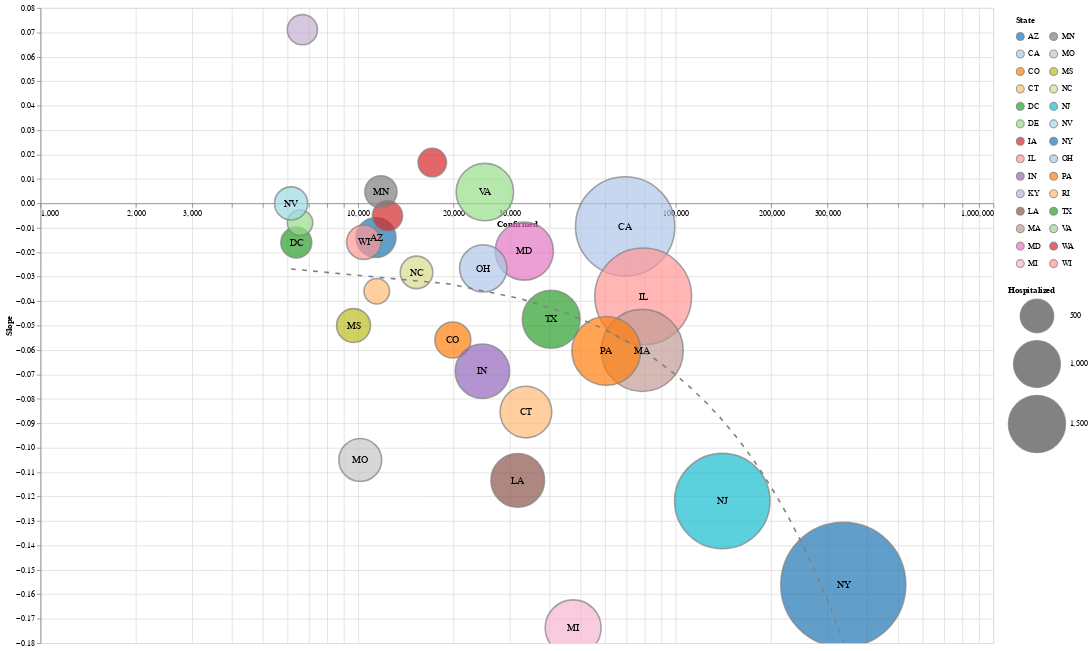

The notebook cell saved with this chart:
### Code cell
dfh = pd.read_csv('https://covidtracking.com/api/v1/states/daily.csv')
dfh.date = pd.to_datetime(dfh.date, format='%Y%m%d')
dfh.date = dfh.date.dt.strftime('%m-%d-%Y')
dfh = dfh.rename({'date': 'Date', 'state':'State', 'hospitalizedCurrently': 'Hospitalized'}, axis=1)
data = state_data('US')
data = data.merge(dfh, on=['Date', 'State'], how='outer')
slope_chart(data, 'State', -554, xscale='log', limit=200, scale=2, value='Hospitalized', window=7, today=days[-1]).properties(
    width=1200,
    height=800
).interactive()

### Figure 1 — Vega-Lite specification as saved in the notebook (floating-point values rounded to 4 significant figures)
{"config": {"view": {"continuousWidth": 400, "continuousHeight": 300}}, "layer": [{"mark": {"type": "point", "filled": true, "stroke": "grey"}, "encoding": {"color": {"type": "nominal", "field": "State", "legend": {"clipHeight": 20, "columns": 2, "padding": 10}, "scale": {"scheme": "category20"}}, "size": {"type": "quantitative", "field": "Hospitalized", "scale": {"domain": [32.0, 1729.0], "range": [200, 6000]}}, "tooltip": [{"type": "nominal", "field": "State"}, {"type": "quantitative", "field": "Confirmed"}, {"type": "quantitative", "field": "Slope"}, {"type": "quantitative", "field": "Hospitalized"}], "x": {"type": "quantitative", "axis": {"offset": -554}, "field": "Confirmed", "scale": {"type": "log"}}, "y": {"type": "quantitative", "field": "Slope"}}, "selection": {"selector020": {"type": "interval", "bind": "scales", "encodings": ["x", "y"]}}}, {"mark": "text", "encoding": {"color": {"value": "black"}, "size": {"value": 12}, "text": {"type": "nominal", "field": "State"}, "tooltip": [{"type": "nominal", "field": "State"}, {"type": "quantitative", "field": "Confirmed"}, {"type": "quantitative", "field": "Slope"}, {"type": "quantitative", "field": "Hospitalized"}], "x": {"type": "quantitative", "axis": {"offset": -554}, "field": "Confirmed", "scale": {"type": "log"}}, "y": {"type": "quantitative", "field": "Slope"}}, "transform": [{"filter": "(datum['Hospitalized'] > 400)"}]}, {"mark": {"type": "line", "strokeDash": [6, 8]}, "encoding": {"color": {"value": "grey"}, "size": {"value": 2}, "tooltip": [{"type": "nominal", "field": "State"}, {"type": "quantitative", "field": "Confirmed"}, {"type": "quantitative", "field": "Slope"}, {"type": "quantitative", "field": "Hospitalized"}], "x": {"type": "quantitative", "axis": {"offset": -554}, "field": "Confirmed", "scale": {"type": "log"}}, "y": {"type": "quantitative", "field": "Slope"}}, "transform": [{"on": "Confirmed", "regression": "Slope", "method": "poly", "order": 1}]}], "data": {"name": "data-04949766fa7e4fa0e8660554ae566dbd"}, "height": 800, "width": 1200, "$schema": "https://vega.github.io/schema/vega-lite/v4.0.2.json", "datasets": {"data-04949766fa7e4fa0e8660554ae566dbd": [{"State": "AZ", "Date": "05-11-2020", "Confirmed": 11380.0, "Deaths": 542.0, "Recovered": 0.0, "Confirmed_New": 264.0, "Deaths_New": 6.0, "Recovered_New": 0.0, "Active": 10840.0, "positive": 11380.0, "negative": 105100.0, "pending": 0.0, "Hospitalized": 717.0, "hospitalizedCumulative": 1537.0, "inIcuCurrently": 297.0, "inIcuCumulative": 0.0, "onVentilatorCurrently": 201.0, "onVentilatorCumulative": 0.0, "recovered": 2852.0, "dataQualityGrade": "A+", "lastUpdateEt": "5/11/2020 00:00", "hash": "afa17a1ea8cc6e6a5c171643105c247148ac1517", "dateChecked": "2020-05-11T20:00:00Z", "death": 542.0, "hospitalized": 1537.0, "total": 116500.0, "totalTestResults": 116500.0, "posNeg": 116500.0, "fips": 4.0, "deathIncrease": 6.0, "hospitalizedIncrease": 9.0, "negativeIncrease": 5826.0, "positiveIncrease": 261.0, "totalTestResultsIncrease": 6087.0, "Slope": -0.01395}, {"State": "CA", "Date": "05-11-2020", "Confirmed": 69330.0, "Deaths": 2779.0, "Recovered": 0.0, "Confirmed_New": 1729.0, "Deaths_New": 63.0, "Recovered_New": 0.0, "Active": 66550.0, "positive": 67940.0, "negative": 924000.0, "pending": 0.0, "Hospitalized": 4549.0, "hospitalizedCumulative": 0.0, "inIcuCurrently": 1329.0, "inIcuCumulative": 0.0, "onVentilatorCurrently": 0.0, "onVentilatorCumulative": 0.0, "recovered": 0.0, "dataQualityGrade": "B", "lastUpdateEt": "5/11/2020 00:00", "hash": "53613cacac307d4a734c079025735a0eec798c35", "dateChecked": "2020-05-11T20:00:00Z", "death": 2770.0, "hospitalized": 0.0, "total": 991900.0, "totalTestResults": 991900.0, "posNeg": 991900.0, "fips": 6.0, "deathIncrease": 25.0, "hospitalizedIncrease": 0.0, "negativeIncrease": 34970.0, "positiveIncrease": 1259.0, "totalTestResultsIncrease": 36230.0, "Slope": -0.009438}, {"State": "CO", "Date": "05-11-2020", "Confirmed": 19880.0, "Deaths": 987.0, "Recovered": 0.0, "Confirmed_New": 176.0, "Deaths_New": 16.0, "Recovered_New": 0.0, "Active": 18890.0, "positive": 19900.0, "negative": 88890.0, "pending": 0.0, "Hospitalized": 573.0, "hospitalizedCumulative": 3689.0, "inIcuCurrently": 0.0, "inIcuCumulative": 0.0, "onVentilatorCurrently": 0.0, "onVentilatorCumulative": 0.0, "recovered": 3076.0, "dataQualityGrade": "B", "lastUpdateEt": "5/10/2020 00:00", "hash": "4228d219947f9f2ce5463646f15dca0f339d5c51", "dateChecked": "2020-05-11T20:00:00Z", "death": 981.0, "hospitalized": 3689.0, "total": 108800.0, "totalTestResults": 108800.0, "posNeg": 108800.0, "fips": 8.0, "deathIncrease": 14.0, "hospitalizedIncrease": 66.0, "negativeIncrease": 7656.0, "positiveIncrease": 524.0, "totalTestResultsIncrease": 8180.0, "Slope": -0.05593}, {"State": "CT", "Date": "05-11-2020", "Confirmed": 33760.0, "Deaths": 3008.0, "Recovered": 0.0, "Confirmed_New": 211.0, "Deaths_New": 41.0, "Recovered_New": 0.0, "Active": 30760.0, "positive": 33760.0, "negative": 98740.0, "pending": 0.0, "Hospitalized": 1212.0, "hospitalizedCumulative": 9389.0, "inIcuCurrently": 0.0, "inIcuCumulative": 0.0, "onVentilatorCurrently": 0.0, "onVentilatorCumulative": 0.0, "recovered": 5413.0, "dataQualityGrade": "B", "lastUpdateEt": "5/11/2020 14:00", "hash": "725f98630b953261d0e361ea3ce240eb58dd87a5", "dateChecked": "2020-05-11T20:00:00Z", "death": 3008.0, "hospitalized": 9389.0, "total": 132500.0, "totalTestResults": 132500.0, "posNeg": 132500.0, "fips": 9.0, "deathIncrease": 41.0, "hospitalizedIncrease": 0.0, "negativeIncrease": 2105.0, "positiveIncrease": 211.0, "totalTestResultsIncrease": 2316.0, "Slope": -0.0854}, {"State": "DC", "Date": "05-11-2020", "Confirmed": 6389.0, "Deaths": 328.0, "Recovered": 0.0, "Confirmed_New": 117.0, "Deaths_New": 5.0, "Recovered_New": 0.0, "Active": 6061.0, "positive": 6389.0, "negative": 23870.0, "pending": 0.0, "Hospitalized": 416.0, "hospitalizedCumulative": 0.0, "inIcuCurrently": 0.0, "inIcuCumulative": 0.0, "onVentilatorCurrently": 82.0, "onVentilatorCumulative": 0.0, "recovered": 881.0, "dataQualityGrade": "A", "lastUpdateEt": "5/10/2020 00:00", "hash": "96823a86d077b838aa718a491d8ad8e667579778", "dateChecked": "2020-05-11T20:00:00Z", "death": 328.0, "hospitalized": 0.0, "total": 30260.0, "totalTestResults": 30260.0, "posNeg": 30260.0, "fips": 11.0, "deathIncrease": 5.0, "hospitalizedIncrease": 0.0, "negativeIncrease": 574.0, "positiveIncrease": 117.0, "totalTestResultsIncrease": 691.0, "Slope": -0.01605}, {"State": "DE", "Date": "05-11-2020", "Confirmed": 6565.0, "Deaths": 225.0, "Recovered": 0.0, "Confirmed_New": 288.0, "Deaths_New": 4.0, "Recovered_New": 0.0, "Active": 6340.0, "positive": 6565.0, "negative": 25360.0, "pending": 0.0, "Hospitalized": 275.0, "hospitalizedCumulative": 0.0, "inIcuCurrently": 0.0, "inIcuCumulative": 0.0, "onVentilatorCurrently": 0.0, "onVentilatorCumulative": 0.0, "recovered": 2619.0, "dataQualityGrade": "B", "lastUpdateEt": "5/10/2020 18:00", "hash": "b495a3c92d603717fcb0e0353a8b46934f687d7a", "dateChecked": "2020-05-11T20:00:00Z", "death": 225.0, "hospitalized": 0.0, "total": 31930.0, "totalTestResults": 31930.0, "posNeg": 31930.0, "fips": 10.0, "deathIncrease": 1.0, "hospitalizedIncrease": 0.0, "negativeIncrease": 771.0, "positiveIncrease": 118.0, "totalTestResultsIncrease": 889.0, "Slope": -0.007951}, {"State": "IA", "Date": "05-11-2020", "Confirmed": 12370.0, "Deaths": 271.0, "Recovered": 0.0, "Confirmed_New": 414.0, "Deaths_New": 6.0, "Recovered_New": 0.0, "Active": 12100.0, "positive": 12370.0, "negative": 65420.0, "pending": 0.0, "Hospitalized": 394.0, "hospitalizedCumulative": 0.0, "inIcuCurrently": 152.0, "inIcuCumulative": 0.0, "onVentilatorCurrently": 107.0, "onVentilatorCumulative": 0.0, "recovered": 5249.0, "dataQualityGrade": "A+", "lastUpdateEt": "5/11/2020 00:00", "hash": "6dc1fea55734472dff46f44afd605f1af78a08de", "dateChecked": "2020-05-11T20:00:00Z", "death": 271.0, "hospitalized": 0.0, "total": 77790.0, "totalTestResults": 77790.0, "posNeg": 77790.0, "fips": 19.0, "deathIncrease": 6.0, "hospitalizedIncrease": 0.0, "negativeIncrease": 3204.0, "positiveIncrease": 414.0, "totalTestResultsIncrease": 3618.0, "Slope": -0.005093}, {"State": "IL", "Date": "05-11-2020", "Confirmed": 79010.0, "Deaths": 3459.0, "Recovered": 0.0, "Confirmed_New": 1266.0, "Deaths_New": 53.0, "Recovered_New": 0.0, "Active": 75550.0, "positive": 79010.0, "negative": 363400.0, "pending": 0.0, "Hospitalized": 4319.0, "hospitalizedCumulative": 0.0, "inIcuCurrently": 1248.0, "inIcuCumulative": 0.0, "onVentilatorCurrently": 730.0, "onVentilatorCumulative": 0.0, "recovered": 0.0, "dataQualityGrade": "A", "lastUpdateEt": "5/11/2020 00:00", "hash": "f44cdbee224288e9756f9c879b4330cf1a40125a", "dateChecked": "2020-05-11T20:00:00Z", "death": 3459.0, "hospitalized": 0.0, "total": 442400.0, "totalTestResults": 442400.0, "posNeg": 442400.0, "fips": 17.0, "deathIncrease": 53.0, "hospitalizedIncrease": 0.0, "negativeIncrease": 11180.0, "positiveIncrease": 1266.0, "totalTestResultsIncrease": 12440.0, "Slope": -0.03808}, {"State": "IN", "Date": "05-11-2020", "Confirmed": 24630.0, "Deaths": 1540.0, "Recovered": 0.0, "Confirmed_New": 501.0, "Deaths_New": 32.0, "Recovered_New": 0.0, "Active": 23090.0, "positive": 24630.0, "negative": 122100.0, "pending": 0.0, "Hospitalized": 1346.0, "hospitalizedCumulative": 4389.0, "inIcuCurrently": 452.0, "inIcuCumulative": 990.0, "onVentilatorCurrently": 213.0, "onVentilatorCumulative": 0.0, "recovered": 0.0, "dataQualityGrade": "A+", "lastUpdateEt": "5/10/2020 23:59", "hash": "a57c95bf26ced24d8dba4841fca0b3ed92f8ddfd", "dateChecked": "2020-05-11T20:00:00Z", "death": 1540.0, "hospitalized": 4389.0, "total": 146700.0, "totalTestResults": 146700.0, "posNeg": 146700.0, "fips": 18.0, "deathIncrease": 32.0, "hospitalizedIncrease": 0.0, "negativeIncrease": 6158.0, "positiveIncrease": 501.0, "totalTestResultsIncrease": 6659.0, "Slope": -0.0687}, {"State": "KY", "Date": "05-11-2020", "Confirmed": 6677.0, "Deaths": 311.0, "Recovered": 0.0, "Confirmed_New": 237.0, "Deaths_New": 7.0, "Recovered_New": 0.0, "Active": 6366.0, "positive": 6440.0, "negative": 80480.0, "pending": 0.0, "Hospitalized": 394.0, "hospitalizedCumulative": 1757.0, "inIcuCurrently": 226.0, "inIcuCumulative": 758.0, "onVentilatorCurrently": 0.0, "onVentilatorCumulative": 0.0, "recovered": 2308.0, "dataQualityGrade": "A", "lastUpdateEt": "5/9/2020 17:00", "hash": "65bd44bbae0cf8f21518a61a2cf25ccc1bd682fc", "dateChecked": "2020-05-11T20:00:00Z", "death": 304.0, "hospitalized": 1757.0, "total": 86920.0, "totalTestResults": 86920.0, "posNeg": 86920.0, "fips": 21.0, "deathIncrease": 0.0, "hospitalizedIncrease": 0.0, "negativeIncrease": 0.0, "positiveIncrease": 0.0, "totalTestResultsIncrease": 0.0, "Slope": 0.07109}, {"State": "LA", "Date": "05-11-2020", "Confirmed": 31820.0, "Deaths": 2308.0, "Recovered": 0.0, "Confirmed_New": 215.0, "Deaths_New": 22.0, "Recovered_New": 0.0, "Active": 29510.0, "positive": 31820.0, "negative": 189000.0, "pending": 0.0, "Hospitalized": 1310.0, "hospitalizedCumulative": 0.0, "inIcuCurrently": 0.0, "inIcuCumulative": 0.0, "onVentilatorCurrently": 157.0, "onVentilatorCumulative": 0.0, "recovered": 22610.0, "dataQualityGrade": "B", "lastUpdateEt": "5/11/2020 13:00", "hash": "882c80ef83db3a2040f72edd1c0b65c14bcf63be", "dateChecked": "2020-05-11T20:00:00Z", "death": 2308.0, "hospitalized": 0.0, "total": 220800.0, "totalTestResults": 220800.0, "posNeg": 220800.0, "fips": 22.0, "deathIncrease": 22.0, "hospitalizedIncrease": 0.0, "negativeIncrease": 4743.0, "positiveIncrease": 215.0, "totalTestResultsIncrease": 4958.0, "Slope": -0.1134}, {"State": "MA", "Date": "05-11-2020", "Confirmed": 78460.0, "Deaths": 5108.0, "Recovered": 0.0, "Confirmed_New": 669.0, "Deaths_New": 129.0, "Recovered_New": 0.0, "Active": 73350.0, "positive": 78460.0, "negative": 316300.0, "pending": 0.0, "Hospitalized": 3102.0, "hospitalizedCumulative": 7732.0, "inIcuCurrently": 813.0, "inIcuCumulative": 0.0, "onVentilatorCurrently": 0.0, "onVentilatorCumulative": 0.0, "recovered": 0.0, "dataQualityGrade": "A", "lastUpdateEt": "5/11/2020 10:00", "hash": "6e951327a5d89abb820241523b201fdd432bb5e9", "dateChecked": "2020-05-11T20:00:00Z", "death": 5108.0, "hospitalized": 7732.0, "total": 394700.0, "totalTestResults": 394700.0, "posNeg": 394700.0, "fips": 25.0, "deathIncrease": 129.0, "hospitalizedIncrease": 115.0, "negativeIncrease": 5670.0, "positiveIncrease": 669.0, "totalTestResultsIncrease": 6339.0, "Slope": -0.06019}, {"State": "MD", "Date": "05-11-2020", "Confirmed": 33370.0, "Deaths": 1683.0, "Recovered": 0.0, "Confirmed_New": 786.0, "Deaths_New": 39.0, "Recovered_New": 0.0, "Active": 31690.0, "positive": 33370.0, "negative": 131400.0, "pending": 0.0, "Hospitalized": 1544.0, "hospitalizedCumulative": 6183.0, "inIcuCurrently": 585.0, "inIcuCumulative": 0.0, "onVentilatorCurrently": 0.0, "onVentilatorCumulative": 0.0, "recovered": 2298.0, "dataQualityGrade": 0, "lastUpdateEt": "5/11/2020 10:00", "hash": "18b34eceb38d5a6ff1b85aebb7018b36d8ef661a", "dateChecked": "2020-05-11T20:00:00Z", "death": 1683.0, "hospitalized": 6183.0, "total": 164800.0, "totalTestResults": 164800.0, "posNeg": 164800.0, "fips": 24.0, "deathIncrease": 39.0, "hospitalizedIncrease": 228.0, "negativeIncrease": 4063.0, "positiveIncrease": 786.0, "totalTestResultsIncrease": 4849.0, "Slope": -0.0195}, {"State": "MI", "Date": "05-11-2020", "Confirmed": 47550.0, "Deaths": 4584.0, "Recovered": 0.0, "Confirmed_New": 370.0, "Deaths_New": 29.0, "Recovered_New": 0.0, "Active": 42970.0, "positive": 47550.0, "negative": 251400.0, "pending": 0.0, "Hospitalized": 1424.0, "hospitalizedCumulative": 0.0, "inIcuCurrently": 685.0, "inIcuCumulative": 0.0, "onVentilatorCurrently": 557.0, "onVentilatorCumulative": 0.0, "recovered": 22690.0, "dataQualityGrade": "A+", "lastUpdateEt": "5/11/2020 11:00", "hash": "a5d0f888a8b221813babc8a27f5015b598c9a9c2", "dateChecked": "2020-05-11T20:00:00Z", "death": 4584.0, "hospitalized": 0.0, "total": 298900.0, "totalTestResults": 298900.0, "posNeg": 298900.0, "fips": 26.0, "deathIncrease": 33.0, "hospitalizedIncrease": 0.0, "negativeIncrease": 12860.0, "positiveIncrease": 414.0, "totalTestResultsIncrease": 13270.0, "Slope": -0.1737}, {"State": "MN", "Date": "05-11-2020", "Confirmed": 11800.0, "Deaths": 591.0, "Recovered": 0.0, "Confirmed_New": 528.0, "Deaths_New": 13.0, "Recovered_New": 0.0, "Active": 11210.0, "positive": 11800.0, "negative": 104000.0, "pending": 0.0, "Hospitalized": 452.0, "hospitalizedCumulative": 1716.0, "inIcuCurrently": 194.0, "inIcuCumulative": 600.0, "onVentilatorCurrently": 0.0, "onVentilatorCumulative": 0.0, "recovered": 7536.0, "dataQualityGrade": "A", "lastUpdateEt": "5/10/2020 17:00", "hash": "f6a5865209748cf8637acf820d4467b408af499d", "dateChecked": "2020-05-11T20:00:00Z", "death": 591.0, "hospitalized": 1716.0, "total": 115800.0, "totalTestResults": 115800.0, "posNeg": 115800.0, "fips": 27.0, "deathIncrease": 13.0, "hospitalizedIncrease": 59.0, "negativeIncrease": 4165.0, "positiveIncrease": 528.0, "totalTestResultsIncrease": 4693.0, "Slope": 0.00476}, {"State": "MO", "Date": "05-11-2020", "Confirmed": 10160.0, "Deaths": 514.0, "Recovered": 0.0, "Confirmed_New": 89.0, "Deaths_New": 11.0, "Recovered_New": 0.0, "Active": 9643.0, "positive": 9918.0, "negative": 105700.0, "pending": 0.0, "Hospitalized": 824.0, "hospitalizedCumulative": 0.0, "inIcuCurrently": 0.0, "inIcuCumulative": 0.0, "onVentilatorCurrently": 137.0, "onVentilatorCumulative": 0.0, "recovered": 0.0, "dataQualityGrade": "B", "lastUpdateEt": "5/11/2020 15:00", "hash": "0a40716dc1fc6b5028e3a0b211783ea46f043cd9", "dateChecked": "2020-05-11T20:00:00Z", "death": 488.0, "hospitalized": 0.0, "total": 115600.0, "totalTestResults": 115600.0, "posNeg": 115600.0, "fips": 29.0, "deathIncrease": 6.0, "hospitalizedIncrease": 0.0, "negativeIncrease": 0.0, "positiveIncrease": 74.0, "totalTestResultsIncrease": 74.0, "Slope": -0.105}, {"State": "MS", "Date": "05-11-2020", "Confirmed": 9674.0, "Deaths": 435.0, "Recovered": 0.0, "Confirmed_New": 173.0, "Deaths_New": 5.0, "Recovered_New": 0.0, "Active": 9239.0, "positive": 9674.0, "negative": 86210.0, "pending": 0.0, "Hospitalized": 507.0, "hospitalizedCumulative": 1546.0, "inIcuCurrently": 132.0, "inIcuCumulative": 0.0, "onVentilatorCurrently": 68.0, "onVentilatorCumulative": 0.0, "recovered": 6268.0, "dataQualityGrade": "A", "lastUpdateEt": "5/10/2020 19:00", "hash": "7b98e0ac888e25cb18aced67458df0e038dbf2cb", "dateChecked": "2020-05-11T20:00:00Z", "death": 435.0, "hospitalized": 1546.0, "total": 95880.0, "totalTestResults": 95880.0, "posNeg": 95880.0, "fips": 28.0, "deathIncrease": 5.0, "hospitalizedIncrease": 15.0, "negativeIncrease": 14110.0, "positiveIncrease": 173.0, "totalTestResultsIncrease": 14280.0, "Slope": -0.05}, {"State": "NC", "Date": "05-11-2020", "Confirmed": 15270.0, "Deaths": 575.0, "Recovered": 0.0, "Confirmed_New": 336.0, "Deaths_New": 11.0, "Recovered_New": 0.0, "Active": 14700.0, "positive": 15040.0, "negative": 180800.0, "pending": 0.0, "Hospitalized": 464.0, "hospitalizedCumulative": 0.0, "inIcuCurrently": 0.0, "inIcuCumulative": 0.0, "onVentilatorCurrently": 0.0, "onVentilatorCumulative": 0.0, "recovered": 9115.0, "dataQualityGrade": "B", "lastUpdateEt": "5/11/2020 14:00", "hash": "df1be569ae745bfd298a930e35362f09b2dad0c9", "dateChecked": "2020-05-11T20:00:00Z", "death": 550.0, "hospitalized": 0.0, "total": 195900.0, "totalTestResults": 195900.0, "posNeg": 195900.0, "fips": 37.0, "deathIncrease": 3.0, "hospitalizedIncrease": 0.0, "negativeIncrease": 3449.0, "positiveIncrease": 281.0, "totalTestResultsIncrease": 3730.0, "Slope": -0.02825}, {"State": "NJ", "Date": "05-11-2020", "Confirmed": 140200.0, "Deaths": 9340.0, "Recovered": 0.0, "Confirmed_New": 1452.0, "Deaths_New": 84.0, "Recovered_New": 0.0, "Active": 130900.0, "positive": 139900.0, "negative": 286000.0, "pending": 0.0, "Hospitalized": 4195.0, "hospitalizedCumulative": 0.0, "inIcuCurrently": 1255.0, "inIcuCumulative": 0.0, "onVentilatorCurrently": 970.0, "onVentilatorCumulative": 0.0, "recovered": 15640.0, "dataQualityGrade": "A+", "lastUpdateEt": "5/11/2020 13:00", "hash": "94fa78b2e3195af312b3de2382d6da9df5a34c2d", "dateChecked": "2020-05-11T20:00:00Z", "death": 9310.0, "hospitalized": 0.0, "total": 425900.0, "totalTestResults": 425900.0, "posNeg": 425900.0, "fips": 34.0, "deathIncrease": 55.0, "hospitalizedIncrease": 0.0, "negativeIncrease": 112100.0, "positiveIncrease": 1413.0, "totalTestResultsIncrease": 113500.0, "Slope": -0.1218}, {"State": "NV", "Date": "05-11-2020", "Confirmed": 6152.0, "Deaths": 312.0, "Recovered": 0.0, "Confirmed_New": 32.0, "Deaths_New": 2.0, "Recovered_New": 0.0, "Active": 5840.0, "positive": 6152.0, "negative": 53930.0, "pending": 0.0, "Hospitalized": 482.0, "hospitalizedCumulative": 0.0, "inIcuCurrently": 117.0, "inIcuCumulative": 0.0, "onVentilatorCurrently": 60.0, "onVentilatorCumulative": 0.0, "recovered": 183.0, "dataQualityGrade": "C", "lastUpdateEt": "5/11/2020 13:30", "hash": "835d3bc0c7cb54e6e40f6e63266d5675959a69a6", "dateChecked": "2020-05-11T20:00:00Z", "death": 306.0, "hospitalized": 0.0, "total": 60080.0, "totalTestResults": 60080.0, "posNeg": 60080.0, "fips": 32.0, "deathIncrease": 0.0, "hospitalizedIncrease": 0.0, "negativeIncrease": 1221.0, "positiveIncrease": 54.0, "totalTestResultsIncrease": 1275.0, "Slope": 0.0}, {"State": "NY", "Date": "05-11-2020", "Confirmed": 337100.0, "Deaths": 26990.0, "Recovered": 0.0, "Confirmed_New": 1660.0, "Deaths_New": 347.0, "Recovered_New": 0.0, "Active": 310100.0, "positive": 337100.0, "negative": 867600.0, "pending": 0.0, "Hospitalized": 7226.0, "hospitalizedCumulative": 73140.0, "inIcuCurrently": 2450.0, "inIcuCumulative": 0.0, "onVentilatorCurrently": 2020.0, "onVentilatorCumulative": 0.0, "recovered": 58360.0, "dataQualityGrade": "A", "lastUpdateEt": "5/10/2020 00:00", "hash": "c605cd69fc6d8af2586f5f00c31106bff9a1edd9", "dateChecked": "2020-05-11T20:00:00Z", "death": 21640.0, "hospitalized": 73140.0, "total": 1205000.0, "totalTestResults": 1205000.0, "posNeg": 1205000.0, "fips": 36.0, "deathIncrease": 162.0, "hospitalizedIncrease": 428.0, "negativeIncrease": 19990.0, "positiveIncrease": 1660.0, "totalTestResultsIncrease": 21650.0, "Slope": -0.1561}, {"State": "OH", "Date": "05-11-2020", "Confirmed": 24780.0, "Deaths": 1357.0, "Recovered": 0.0, "Confirmed_New": 696.0, "Deaths_New": 16.0, "Recovered_New": 0.0, "Active": 23420.0, "positive": 24780.0, "negative": 185800.0, "pending": 0.0, "Hospitalized": 1011.0, "hospitalizedCumulative": 4413.0, "inIcuCurrently": 391.0, "inIcuCumulative": 1217.0, "onVentilatorCurrently": 256.0, "onVentilatorCumulative": 0.0, "recovered": 0.0, "dataQualityGrade": "B", "lastUpdateEt": "5/11/2020 14:00", "hash": "cdf49b3d1bbbb6ee921c935e2760c07c4064d760", "dateChecked": "2020-05-11T20:00:00Z", "death": 1357.0, "hospitalized": 4413.0, "total": 210500.0, "totalTestResults": 210500.0, "posNeg": 210500.0, "fips": 39.0, "deathIncrease": 16.0, "hospitalizedIncrease": 62.0, "negativeIncrease": 4972.0, "positiveIncrease": 696.0, "totalTestResultsIncrease": 5668.0, "Slope": -0.02659}, {"State": "PA", "Date": "05-11-2020", "Confirmed": 60460.0, "Deaths": 3832.0, "Recovered": 0.0, "Confirmed_New": 520.0, "Deaths_New": 26.0, "Recovered_New": 0.0, "Active": 56630.0, "positive": 57150.0, "negative": 231700.0, "pending": 0.0, "Hospitalized": 2176.0, "hospitalizedCumulative": 0.0, "inIcuCurrently": 0.0, "inIcuCumulative": 0.0, "onVentilatorCurrently": 497.0, "onVentilatorCumulative": 0.0, "recovered": 0.0, "dataQualityGrade": "C", "lastUpdateEt": "5/11/2020 00:00", "hash": "76cf6b30b46ddf22c8cd3d091eea7ae6fde2279b", "dateChecked": "2020-05-11T20:00:00Z", "death": 3731.0, "hospitalized": 0.0, "total": 288900.0, "totalTestResults": 288900.0, "posNeg": 288900.0, "fips": 42.0, "deathIncrease": 24.0, "hospitalizedIncrease": 0.0, "negativeIncrease": 3932.0, "positiveIncrease": 543.0, "totalTestResultsIncrease": 4475.0, "Slope": -0.06037}, {"State": "RI", "Date": "05-11-2020", "Confirmed": 11450.0, "Deaths": 430.0, "Recovered": 0.0, "Confirmed_New": 176.0, "Deaths_New": 8.0, "Recovered_New": 0.0, "Active": 11020.0, "positive": 11450.0, "negative": 81880.0, "pending": 0.0, "Hospitalized": 276.0, "hospitalizedCumulative": 1280.0, "inIcuCurrently": 73.0, "inIcuCumulative": 0.0, "onVentilatorCurrently": 52.0, "onVentilatorCumulative": 0.0, "recovered": 841.0, "dataQualityGrade": "A+", "lastUpdateEt": "5/11/2020 12:00", "hash": "5d97783cd28918685ef4cd8e2b2a4452ced74fc9", "dateChecked": "2020-05-11T20:00:00Z", "death": 430.0, "hospitalized": 1280.0, "total": 93330.0, "totalTestResults": 93330.0, "posNeg": 93330.0, "fips": 44.0, "deathIncrease": 8.0, "hospitalizedIncrease": 29.0, "negativeIncrease": 1943.0, "positiveIncrease": 176.0, "totalTestResultsIncrease": 2119.0, "Slope": -0.03596}, {"State": "TX", "Date": "05-11-2020", "Confirmed": 40560.0, "Deaths": 1117.0, "Recovered": 0.0, "Confirmed_New": 1297.0, "Deaths_New": 23.0, "Recovered_New": 0.0, "Active": 39440.0, "positive": 39870.0, "negative": 485800.0, "pending": 0.0, "Hospitalized": 1525.0, "hospitalizedCumulative": 0.0, "inIcuCurrently": 0.0, "inIcuCumulative": 0.0, "onVentilatorCurrently": 0.0, "onVentilatorCumulative": 0.0, "recovered": 21710.0, "dataQualityGrade": "B", "lastUpdateEt": "5/10/2020 16:35", "hash": "14400b4f7e9ed0cdc8479e35757aa0364baa0578", "dateChecked": "2020-05-11T20:00:00Z", "death": 1100.0, "hospitalized": 0.0, "total": 525700.0, "totalTestResults": 525700.0, "posNeg": 525700.0, "fips": 48.0, "deathIncrease": 12.0, "hospitalizedIncrease": 0.0, "negativeIncrease": 22920.0, "positiveIncrease": 1000.0, "totalTestResultsIncrease": 23920.0, "Slope": -0.04745}, {"State": "VA", "Date": "05-11-2020", "Confirmed": 25070.0, "Deaths": 850.0, "Recovered": 0.0, "Confirmed_New": 989.0, "Deaths_New": 11.0, "Recovered_New": 0.0, "Active": 24220.0, "positive": 25070.0, "negative": 125500.0, "pending": 432.0, "Hospitalized": 1504.0, "hospitalizedCumulative": 4777.0, "inIcuCurrently": 362.0, "inIcuCumulative": 0.0, "onVentilatorCurrently": 194.0, "onVentilatorCumulative": 0.0, "recovered": 3273.0, "dataQualityGrade": "A+", "lastUpdateEt": "5/10/2020 17:00", "hash": "8959bbe05f63848e746dc5bf369ff728539bb0e5", "dateChecked": "2020-05-11T20:00:00Z", "death": 850.0, "hospitalized": 4777.0, "total": 151000.0, "totalTestResults": 150600.0, "posNeg": 150600.0, "fips": 51.0, "deathIncrease": 11.0, "hospitalizedIncrease": 21.0, "negativeIncrease": 6573.0, "positiveIncrease": 989.0, "totalTestResultsIncrease": 7562.0, "Slope": 0.004629}, {"State": "WA", "Date": "05-11-2020", "Confirmed": 17120.0, "Deaths": 945.0, "Recovered": 0.0, "Confirmed_New": 231.0, "Deaths_New": 14.0, "Recovered_New": 0.0, "Active": 16180.0, "positive": 16890.0, "negative": 232000.0, "pending": 0.0, "Hospitalized": 350.0, "hospitalizedCumulative": 0.0, "inIcuCurrently": 110.0, "inIcuCumulative": 0.0, "onVentilatorCurrently": 0.0, "onVentilatorCumulative": 0.0, "recovered": 0.0, "dataQualityGrade": "B", "lastUpdateEt": "5/10/2020 02:59", "hash": "9019ba4d270df51d6551423c39c5d455a5d51c66", "dateChecked": "2020-05-11T20:00:00Z", "death": 931.0, "hospitalized": 0.0, "total": 248900.0, "totalTestResults": 248900.0, "posNeg": 248900.0, "fips": 53.0, "deathIncrease": 10.0, "hospitalizedIncrease": 0.0, "negativeIncrease": 5669.0, "positiveIncrease": 217.0, "totalTestResultsIncrease": 5886.0, "Slope": 0.01673}, {"State": "WI", "Date": "05-11-2020", "Confirmed": 10420.0, "Deaths": 409.0, "Recovered": 0.0, "Confirmed_New": 199.0, "Deaths_New": 9.0, "Recovered_New": 0.0, "Active": 10010.0, "positive": 10420.0, "negative": 108000.0, "pending": 180.0, "Hospitalized": 520.0, "hospitalizedCumulative": 1846.0, "inIcuCurrently": 116.0, "inIcuCumulative": 460.0, "onVentilatorCurrently": 0.0, "onVentilatorCumulative": 0.0, "recovered": 5176.0, "dataQualityGrade": "A+", "lastUpdateEt": "5/11/2020 00:00", "hash": "633ecbf7b293489344a345f2d9e75dd82a7ed049", "dateChecked": "2020-05-11T20:00:00Z", "death": 409.0, "hospitalized": 1846.0, "total": 118600.0, "totalTestResults": 118500.0, "posNeg": 118500.0, "fips": 55.0, "deathIncrease": 9.0, "hospitalizedIncrease": 26.0, "negativeIncrease": 2870.0, "positiveIncrease": 199.0, "totalTestResultsIncrease": 3069.0, "Slope": -0.01589}]}}
